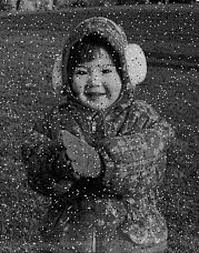
#> input picture IOT - Módulo II/Aula 7/sal_pimenta.jpg, 199 x 253 px
$ python ex3.py
#> lines starting #> are read from the running program, lines starting #| are printed output that depends on the picture
# -*- coding: utf-8 -*-
"""
Created on Fri Jul 10 08:19:21 2020

@author: T-Gamer
"""
import cv2

img = cv2.imread('sal_pimenta.jpg')
#> img is the input picture: shape (253, 199, 3); min 0, max 237, mean 69.2

# Kernel 3
median = cv2.medianBlur(img,5)
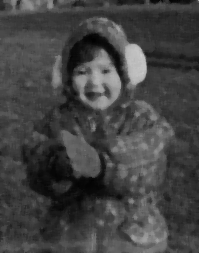
#> median: shape (253, 199, 3); min 1, max 206, mean 66.8
cv2.imshow('Original',img)
cv2.imshow('Filtrada',median)
cv2.waitKey(0) & 0xFF
cv2.destroyAllWindows()
